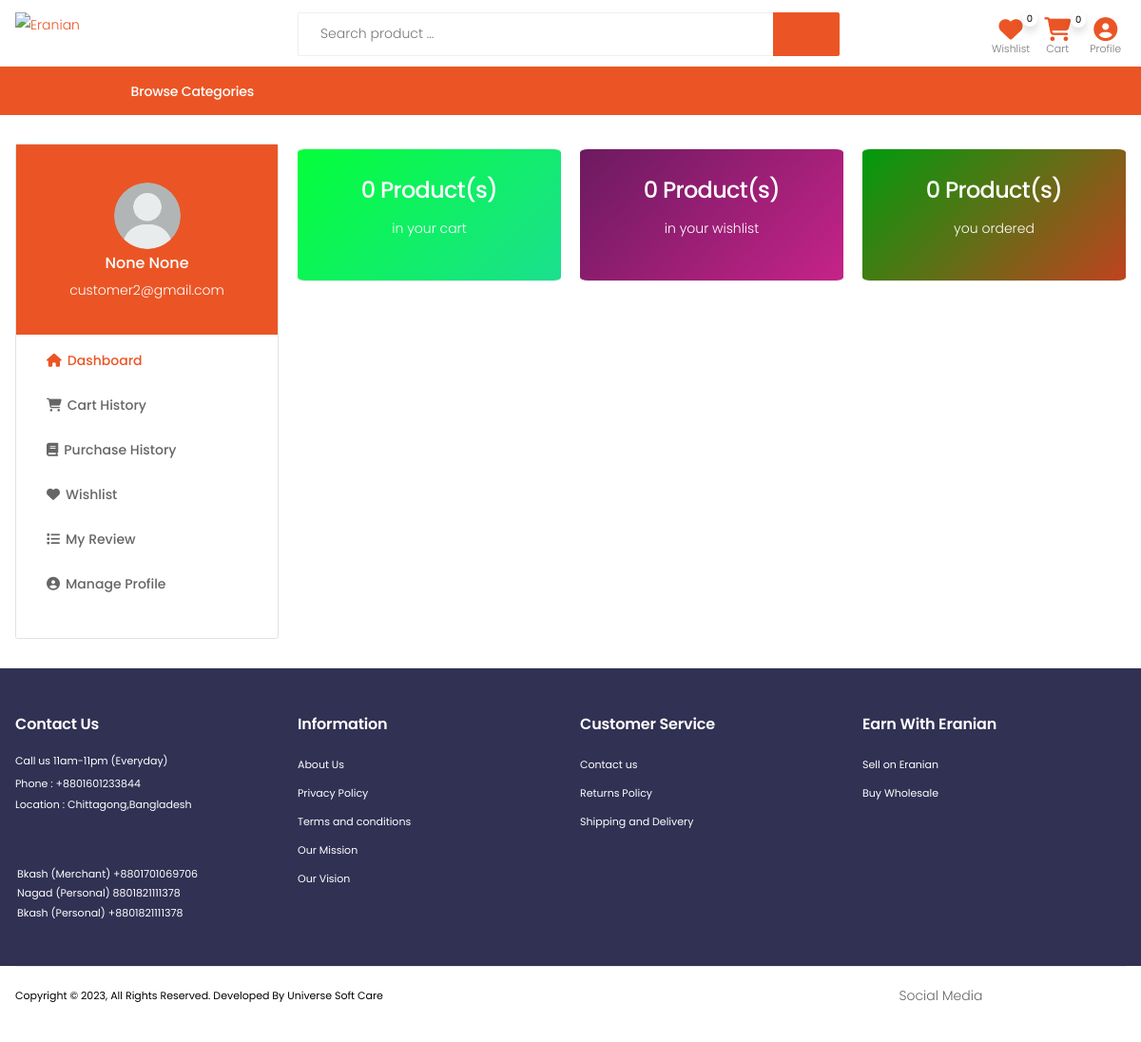
Page /profile-dashboard (signed in) on the committed database.
### userapp/models.py (models this page shows, shortened)
class User(AbstractBaseUser, PermissionsMixin):
    email = models.EmailField(unique=True)
    username = None
    first_name = models.CharField(max_length=30, null=True, blank=True)
    last_name = models.CharField(max_length=30, null=True, blank=True)
    phone = models.CharField(max_length=15, unique=True, null=True, blank=True)
    is_active = models.BooleanField(default=True)
    is_staff = models.BooleanField(default=False)
    is_customer = models.BooleanField(default=False)
    is_vendor = models.BooleanField(default=False)
    is_employee = models.BooleanField(default=False)
    date_joined = models.DateTimeField(default=timezone.now)
    objects = CustomUserManager()
    USERNAME_FIELD = 'email'
    REQUIRED_FIELDS = []

class Profile(models.Model):
    user                = models.OneToOneField(User, on_delete=models.CASCADE, max_length=1)
    image               = models.ImageField(upload_to="profilepicture", default='no_img.png')
    date_of_birthday    = models.DateField(auto_now_add=False,blank=True,null=True)
    phone               = models.CharField(max_length=15,unique=True,blank=True,null=True)
    permanent_address   = models.CharField(max_length=100,blank=True,null=True)
    present_address     = models.CharField(max_length=100,blank=True,null=True)
    class Meta:
        verbose_name_plural = "Customer Profile"

### store/views.py (the view)
# urls.py: path('profile-dashboard', login_required(profile_dashboard,login_url='/customer-login/'), name='profile-dashboard'),
@login_required
def profile_dashboard(request):
    order = Order.objects.filter(user=request.user, ordered=True).count()
    context = {
        'order': order,
    }
    return render(request, 'store/dashboard.html', context)

### daseboard/context_processors.py (called while the page is built)
def order_count(request):
    order_count = Order.objects.filter(order_read_status=False).count()
    context = {
        'order_count': order_count
    }
    return context

def unverified_vendor_count(request):
    unverified_vendor_count = VendorInformation.objects.filter(
        is_verified=False).count()
    unverified_vendor_profile = VendorInformation.objects.filter(
        is_verified=False)
    context = {
        'unverified_vendor_count': unverified_vendor_count,
        'unverified_vendor_profile': unverified_vendor_profile,
    }
    return context

def order_list(request):
    user = request.user
    order_list = Order.objects.filter(order_read_status=False)
    context = {
        'order_list': order_list
    }
    return context

def contact_data_count(request):
    contact_data_count = ConductData.objects.filter(view_status=False).count()
    context = {
        'contact_data_count': contact_data_count
    }
    return context

def contact_data_list(request):
    contact_data_list = ConductData.objects.filter(view_status=False)
    context = {
        'contact_data_list': contact_data_list
    }
    return context

def rating_list_view(request):
    rating_review = ProductReview.objects.filter(approve_status=False)
    context = {
        'rating_review': rating_review
    }
    return context

def order_information(request):
    order_information = Order.objects.filter(order_status='complete')
    total_sale = 0
    total_purchase_price = 0
    for x in order_information:
        total_sale = total_sale + x.get_total()
        total_purchase_price = total_purchase_price + x.get_purchase_price_total()
    total_revenue = total_sale - total_purchase_price
    context = {
        'order_information': order_information,
        'total_sale': total_sale,
        'total_revenue': total_revenue
    }
    return context

### store/templatetags/campaign.py (called while the page is built)
@register.filter()
def campaign_menu(request):
    return Campaign.objects.filter()

### store/templatetags/cart_count.py (called while the page is built)
@register.filter
def cart_count(user):
    if user.is_authenticated:
        qs=Order.objects.filter(user=user, ordered=False)
        if qs.exists():
            return qs[0].items.count()
        return 0
    return 0

### store/templatetags/top_category.py (called while the page is built)
@register.filter
def category(user):
    cate = ProductCategory.objects.filter(parent=None)
    return cate

### store/templatetags/wish_list_product_count.py (called while the page is built)
@register.filter
def wish_list_product_count(user):
    if user.is_authenticated:
       return WhishLIst.objects.filter(user=user).count()
    return 0

### store/template/store/dashboard.html (shortened to what this page needs)
{% extends 'store/base.html' %}
{% load static %}
{% load cart_count %}
{% load wish_list_product_count %}
{% block content %}
<div class="container my-5">
  <div class="row">
    <div class="col-md-3">
      <div class="card border rounded">
        <div class="card-profile ">
          <img class="mx-auto mt-4 rounded-circle" src="{{ user.profile.image.url }}" alt=""
            style="height: 70px ; width: 70px;">
          <p style="text-align:center ; font-size: 16px; font-weight: 500;">{{ user.first_name }} {{user.last_name }}
          </p>
          <p style="text-align:center ;">{{ user.email }}</p>
        </div>
        <div class="card-body d-none d-md-block">
          <nav class="mobile-cats-nav">
            <ul class="mobile-cats-menu dashboard-menu">
              <li class="m-active"><a href="{% url 'profile-dashboard' %}"><i
                    class="fa-solid fa-house"></i>Dashboard</a></li>
              <li><a href="{% url 'cart-summary' %}"><i class="fa-solid fa-cart-shopping"></i>Cart History</a></li>
              <li><a href="{% url 'order-summary' %}"><i class="fa-solid fa-book"></i>Purchase History</a>
              </li>
              <li><a href="{% url 'wish-list' %}"><i class="fa-solid fa-heart"></i>Wishlist</a></li>
              <li><a href="{% url 'my-review' %}"><i class="fa-solid fa-list"></i>My Review</a></li>
              <li><a href="{% url 'profile' %}"><i class="fa-solid fa-circle-user"></i>Manage Profile</a></li>
            </ul>
          </nav>
        </div>
      </div>
    </div>
    <div class="col-md-9">
      <div class="row profile-dashboard">
        <div class="col-6 col-md-4 my-2">
          <div class="card cart-product">
            <h4>{{ request.user|cart_count }} Product(s)</h4>
            <p>in your cart</p>
          </div>
        </div>
        <div class="col-6 col-md-4 my-2">
          <div class="card  wishlist-product">
            <h4>{{ request.user|wish_list_product_count }} Product(s)</h4>
            <p>in your wishlist</p>
          </div>
        </div>
        <div class="col-6 col-md-4 my-2">
          <div class="card ordered-product">
            <h4>{{ order }} Product(s)</h4>
            <p>you ordered</p>
          </div>
        </div>
      </div>
    </div>
  </div>
</div>
{% endblock %}

### store/template/store/includes/navbar.html (shortened to what this page needs)
{% load static %}
{% load desktop_menu %}
{% load top_category %}
{% load cart_view %}
{% load cart_count %}
{% load wish_list_product_count %}
{% load campaign %}
{% load logo %}
<header class="header header-10 header-intro-clearance desktop">
  <div class="header-middle sticky-header mx-auto ">
    <div class="container">
      <div class="header-left py-auto">
        <a href="{% url 'home' %}" class="logo">
          <img src="{% static 'store/images/eranian.png' %}" alt="Eranian">
        </a>
      </div>
      <div class="header-center">
        <div class="header-search header-search-extended header-search-visible header-search-no-radius">
          <form action="{% url 'search' %}" method="GET">
            <div class="header-search-wrapper search-wrapper-wide" style="margin-top: -10px;">
              <input type="search" class="form-control" name="q" id="q" placeholder="Search product ..." required>
              <button class="btn" type="submit" style="background-color:#eb5525 ;"><i
                  style="color: white; font-size: 25px; font-weight: 700;" class="icon-search"></i></button>
            </div>
          </form>
        </div>
      </div>
      <div class="header-right">
        <div class="header-dropdown-link" style="margin-top: -5px;">
          <a href="{% url 'wish-list' %}" class="wishlist-link">
            <i style="color:#eb5525; font-size: 25px;" class="fa-solid fa-heart"></i>
            <span class="wishlist-count shadow">{{ request.user|wish_list_product_count }}</span>
            <span class="wishlist-txt">Wishlist</span>
          </a>
          <div class="dropdown cart-dropdown mx-2">
            <a href="{% url 'cart-summary' %}" class="dropdown-toggle" role="button" aria-haspopup="true"
              aria-expanded="false" data-display="static">
              <i style="color:#eb5525; font-size: 25px;" class="fa-solid fa-cart-shopping"></i>
              <span class="cart-count shadow">{{ request.user|cart_count }}</span>
              <span class="cart-txt">Cart</span>
            </a>
          </div>
          <div class="dropdown user-profile cart-dropdown mx-2">
            <a class="dropdown-toggle" role="button" aria-haspopup="true" aria-expanded="false" data-display="static">
              <i style="color:#eb5525; font-size: 25px;" class="fa-solid fa-circle-user"></i>
              <span class="cart-txt">Profile</span>
            </a>
          </div>
        </div>
      </div>
    </div>
  </div>
  <div class="header-bottom container-fluid" style="border-top: 1px solid #eb5525;">
    <div class="row d-flex col-11 mx-auto">
      <div class="col-md-4 col-lg-3">
        {% if request.resolver_match.url_name == 'home' %}
        <div class="dropdown category-dropdown show is-on" data-visible="true">
          {% else %}
          <div class="dropdown category-dropdown is-on">
            {% endif %}
            <a href="#" class="dropdown-toggle" role="button" data-toggle="dropdown" aria-haspopup="true"
              aria-expanded="false" data-display="static" title="Browse Categories">
              <span class="pl-5" style="font-size: 14px;">Browse Categories</span>
            </a>
            </div>
          </div>
        </div>
      </div>
</header>

### store/static/store/css/skins/skin-demo-13.css (style rules this page uses)
a { color: #eb5525; }
.cart-dropdown .cart-count { background-color: #fff; }
.wishlist-link .wishlist-count { background-color: #fff; }
.category-dropdown .dropdown-toggle:before { background-color: #eb5525; }
.header-10 .header-search .header-search-wrapper { border-color: rgb(241, 238, 238); }

### store/static/store/css/demos/demo-13.css (style rules this page uses)
.header.header-10.header-intro-clearance .dropdown.category-dropdown .dropdown-toggle { padding-left: 1rem; color: rgb(255, 255, 255); }
.header.header-10.header-intro-clearance .dropdown.category-dropdown .dropdown-toggle::after { left: unset; }
.header.header-10.header-intro-clearance .header-search-extended { margin-right: 0; margin-left: 0; }
.header.header-10.header-intro-clearance .header-dropdown-link { display: flex; align-items: flex-end; }
.header.header-10.header-intro-clearance .wishlist-link { position: relative; flex-direction: column; font-size: 2.8rem; }
.header.header-10.header-intro-clearance .wishlist-link .wishlist-count { left: 25px; top: -0.9rem; }
.header.header-10.header-intro-clearance .cart-dropdown { font-size: 3.2rem; align-items: flex-end; }
.header.header-10.header-intro-clearance .cart-dropdown .cart-count { left: 25px; top: -0.9rem; }
.header.header-10.header-intro-clearance .compare-dropdown [class*='count'], .header.header-10.header-intro-clearance .cart-dropdown [class*='count'], .header.header-10.header-intro-clearance .wishlist-link [class*='count'] { min-width: 1.6rem; height: 1.6rem; position: absolute; }
.header.header-10.header-intro-clearance .compare-dropdown .dropdown-toggle, .header.header-10.header-intro-clearance .cart-dropdown .dropdown-toggle, .header.header-10.header-intro-clearance .wishlist-link .dropdown-toggle { position: relative; flex-direction: column; }
.header.header-10.header-intro-clearance .wishlist-txt, .header.header-10.header-intro-clearance .cart-txt, .header.header-10.header-intro-clearance .compare-txt { font-size: 1.1rem; font-weight: 300; letter-spacing: 0; color: #777; margin-top: .3rem; transition: all .3s; }

### store/template/store/base.html (style rules this page uses)
.dashboard-menu li a { font-weight: 500; color: #666666; }

### store/template/store/includes/navbar.html (style rules this page uses)
.header-middle { height: 70px; }
.header-middle .header-left a { margin-top: 20px; }
.sticky-header a img { margin-top: -10px; }

### store/template/store/dashboard.html (style rules this page uses)
.profile-dashboard h4, p { color: white; }
.cart-product { background: linear-gradient(-45deg, #00a000, #5ddf51, #23d5ab, #04ff3a); background-size: 400% 400%; animation: gradient 15s ease infinite; height: 140px; color: white; padding-top: 30px; text-align: center; border-radius: 3%; }
.wishlist-product { background: linear-gradient(-45deg, #e558f8, #a800b8, #e42695, #6b1a60); background-size: 400% 400%; animation: gradient 15s ease infinite; height: 140px; color: white; padding-top: 30px; text-align: center; border-radius: 3%; }
.ordered-product { background: linear-gradient(-45deg, #2fff1c, #ff1b1b, #ff2525, #009b0d); background-size: 400% 400%; animation: gradient 15s ease infinite; height: 140px; color: white; padding-top: 30px; text-align: center; border-radius: 3%; }
.card-profile { height: 200px; background-color: #eb5525; }
.m-active a { color: #eb5525 !important; }

### store/template/store/includes/mobile-navbar.html (style rules this page uses)
.mobile-cats-nav i { margin-right: 6px; }

### rows in the picture
User: user|wish_list_product_count "0", user|cart_count "0", profile.image (placeholder picture), first_name "None", last_name "None", email "customer2@gmail.com"

### other values in the picture
{{ order }} "0"
